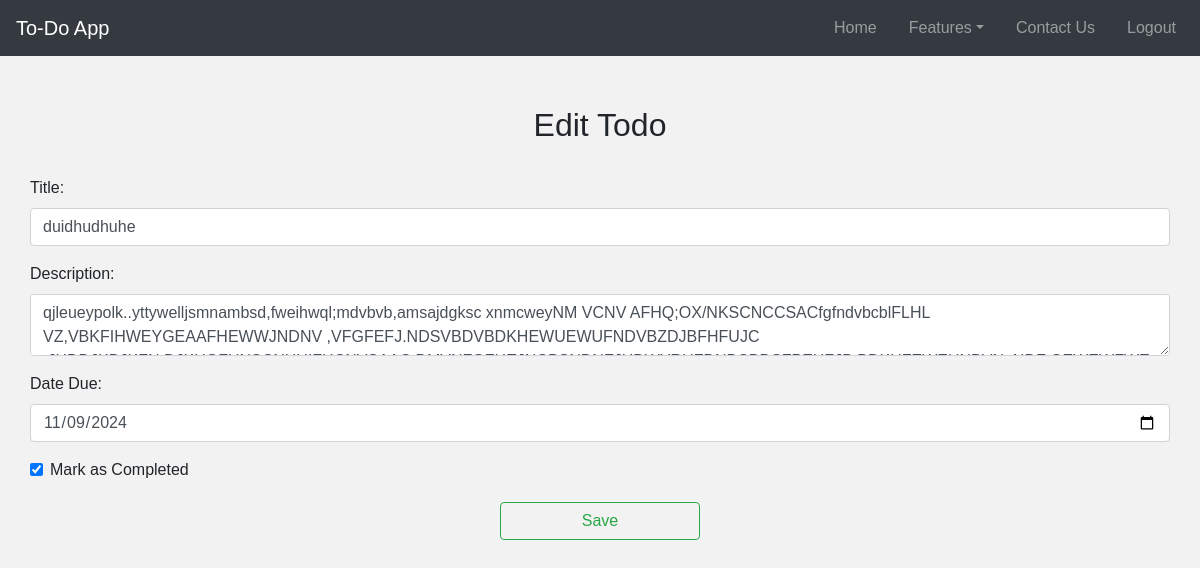
/edit_todo/9/ (signed in), run on an earlier commit of the app's database.
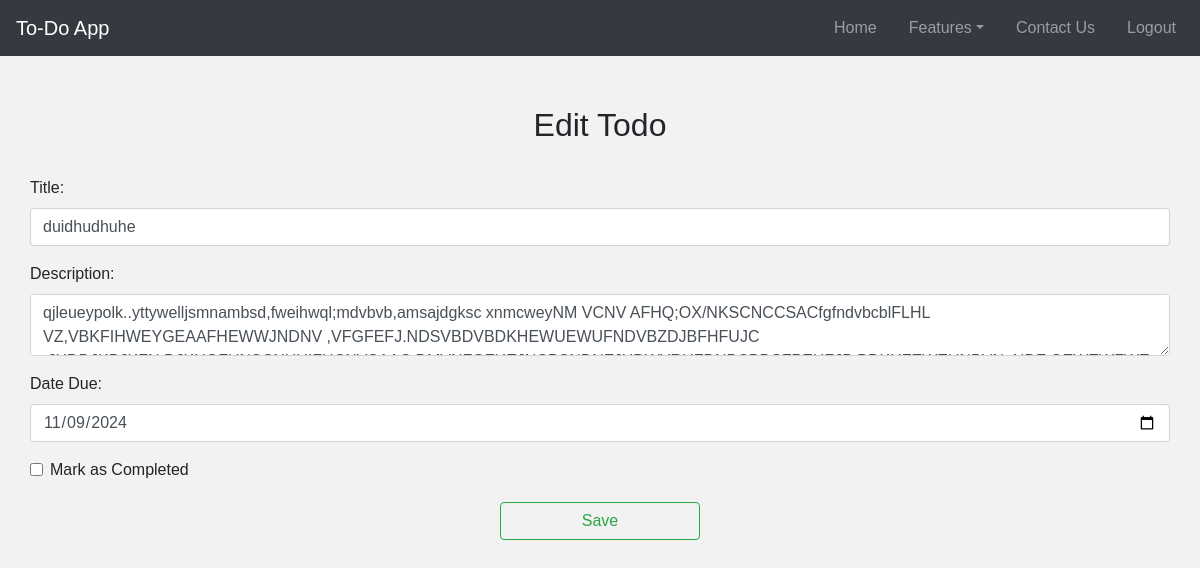
And on a later commit of the database.
### Todo/models.py (models this page shows, shortened)
class Todo(models.Model):
    user = models.ForeignKey(User, on_delete= models.CASCADE)
    title = models.CharField(max_length=100,null=True,blank=True)
    Description = models.TextField(null=True,blank=True)
    due = models.DateTimeField(auto_now_add=True)
    completed = models.BooleanField(default=False,null=True,blank=True)
    class Meta:
        ordering = ['completed']

### Todo/views.py (the view, shortened to what this page needs)
# urls.py: path('edit_todo/<int:pk>/', views.edit_todo, name="edit_todo"),
@login_required
def edit_todo(request, pk):
    ed = Todo.objects.filter(user=request.user).get(id=pk)
    context = {'ed': ed}
    return render(request, 'edit_todo.html', context)

### templates/edit_todo.html (shortened to what this page needs)
{% extends 'main.html' %}
{% load static %}
{% block content %}
<div class="container" style="margin-top: 50px;">
    <h2 class="text-center">Edit Todo</h2>
    <br>
    <form action="{% url 'edit_todo' ed.id %}" method="POST">
        <div class="form-group">
            <label for="title">Title:</label>
            <input type="text" class="form-control" id="title" value="{{ ed.title }}" name="title" required>
        </div>
        <div class="form-group">
            <label for="description">Description:</label>
            <textarea name="description" class="form-control" id="description">{{ ed.Description }}</textarea>
        </div>
        <div class="form-group">
            <label for="due">Date Due:</label>
            <input type="date" name="due" value="{{ ed.due|date:'Y-m-d' }}" class="form-control" required>
        </div>
        <div class="form-group form-check ">
            <input type="checkbox" class="form-check-input" id="completed" name="completed"
                   {% if ed.completed %}checked{% endif %}>
            <label class="form-check-label d-inline" for="completed">Mark as Completed</label>
        </div>
        <button type="submit" style="width: 200px;" class="btn btn-outline-success">Save</button>
    </form>
</div>
{% endblock %}

What changed in the data, as far as the page shows it:
changed Todo "duidhudhuhe": completed "☑" → "☐"
